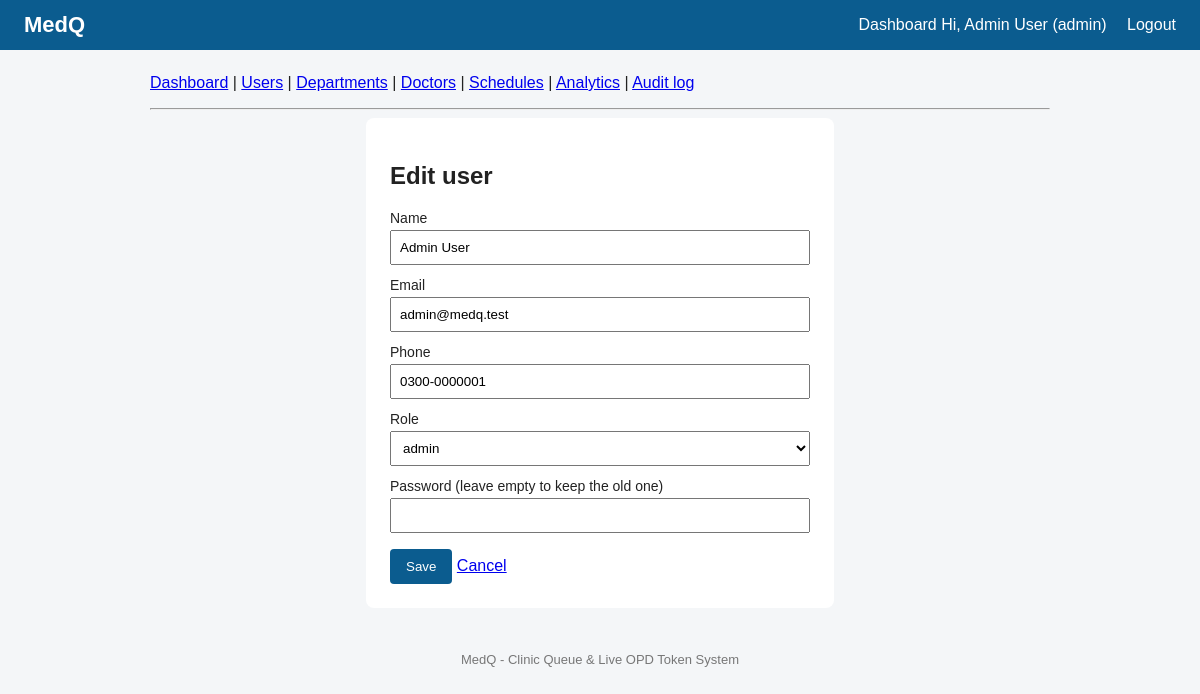
Page /backend/admin/user_form.php?id=1 (signed in) on the committed database.
### tables this page shows
CREATE TABLE users (
    user_id       INT UNSIGNED AUTO_INCREMENT PRIMARY KEY,
    name          VARCHAR(100) NOT NULL,
    email         VARCHAR(150) NOT NULL UNIQUE,
    phone         VARCHAR(20),
    password_hash VARCHAR(255) NOT NULL,
    role          ENUM('patient','doctor','receptionist','admin') NOT NULL DEFAULT 'patient',
    created_at    TIMESTAMP NOT NULL DEFAULT CURRENT_TIMESTAMP
);

### backend/includes/functions.php (called while the page is built, shortened)
<?php
function e($text) {
    return htmlspecialchars((string)$text, ENT_QUOTES, 'UTF-8');
}

### backend/admin/user_form.php (the view, shortened to what this page needs)
<?php
require_once '../includes/db.php';
$id     = (int)($_GET['id'] ?? 0);
$user   = ['name' => '', 'email' => '', 'phone' => '', 'role' => 'patient'];
$roles  = ['patient', 'doctor', 'receptionist', 'admin'];
if ($id) {
    $stmt = $pdo->prepare('SELECT name, email, phone, role FROM users WHERE user_id = ?');
    $stmt->execute([$id]);
    $user = $stmt->fetch();
}
include '../includes/header.php';
include 'menu.php';
?>
<div class="box">
    <h2><?= $id ? 'Edit' : 'Add' ?> user</h2>
    <form method="post">
        <label>Name <input type="text" name="name" value="<?= e($user['name']) ?>" required></label>
        <label>Email <input type="email" name="email" value="<?= e($user['email']) ?>" required></label>
        <label>Phone <input type="text" name="phone" value="<?= e($user['phone']) ?>"></label>
        <label>Role
            <select name="role">
                <?php foreach ($roles as $r): ?>
                    <option value="<?= e($r) ?>" <?= $user['role'] === $r ? 'selected' : '' ?>><?= e($r) ?></option>
                <?php endforeach; ?>
            </select>
        </label>
        <label>Password <?= $id ? '(leave empty to keep the old one)' : '' ?>
            <input type="password" name="password" <?= $id ? '' : 'required' ?>>
        </label>
        <button type="submit">Save</button>
        <a href="users.php">Cancel</a>
    </form>
</div>
<?php include '../includes/footer.php'; ?>

### backend/css/styles.css (style rules this page uses)
body { font-family: Arial, sans-serif; margin: 0; background: #f4f6f8; color: #222; }
.box { background: #fff; padding: 24px; border-radius: 8px; max-width: 420px; margin: auto; }
label { display: block; margin-top: 12px; font-size: 14px; }
input, select { width: 100%; padding: 8px; margin-top: 4px; box-sizing: border-box; }
button, .btn { background: #0b5c8f; color: #fff; border: 0; padding: 10px 16px; margin-top: 16px; border-radius: 4px; cursor: pointer; text-decoration: none; display: inline-block; }

### rows in the picture
users: name "Admin User", email "admin@medq.test", phone "0300-0000001"

### other values in the picture
$_SESSION['name'] "Admin User"
$_SESSION['role'] "admin"
form field role "admin"
